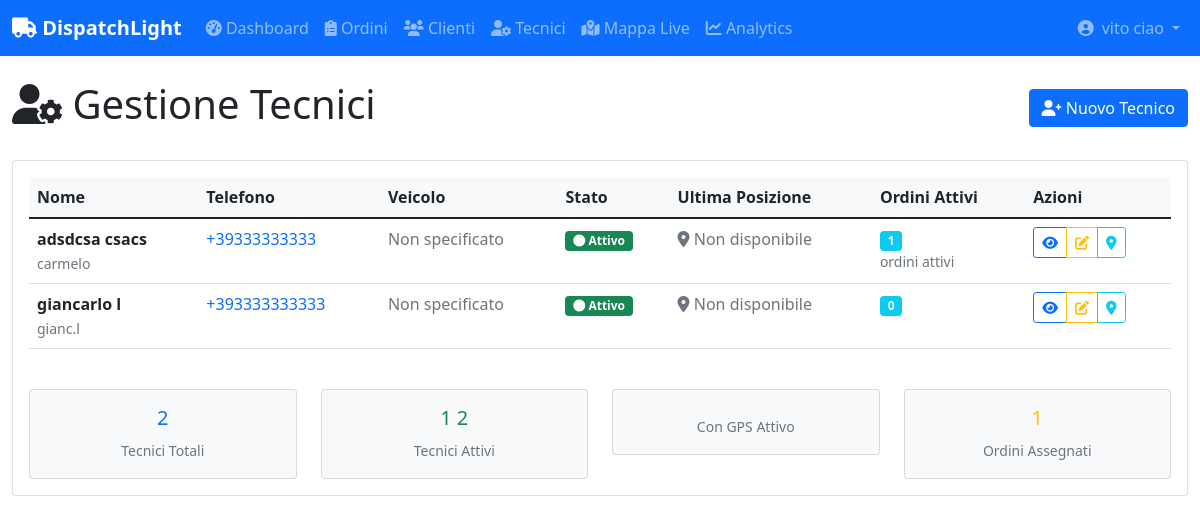
Page /technicians/ (signed in) on the earlier database version.
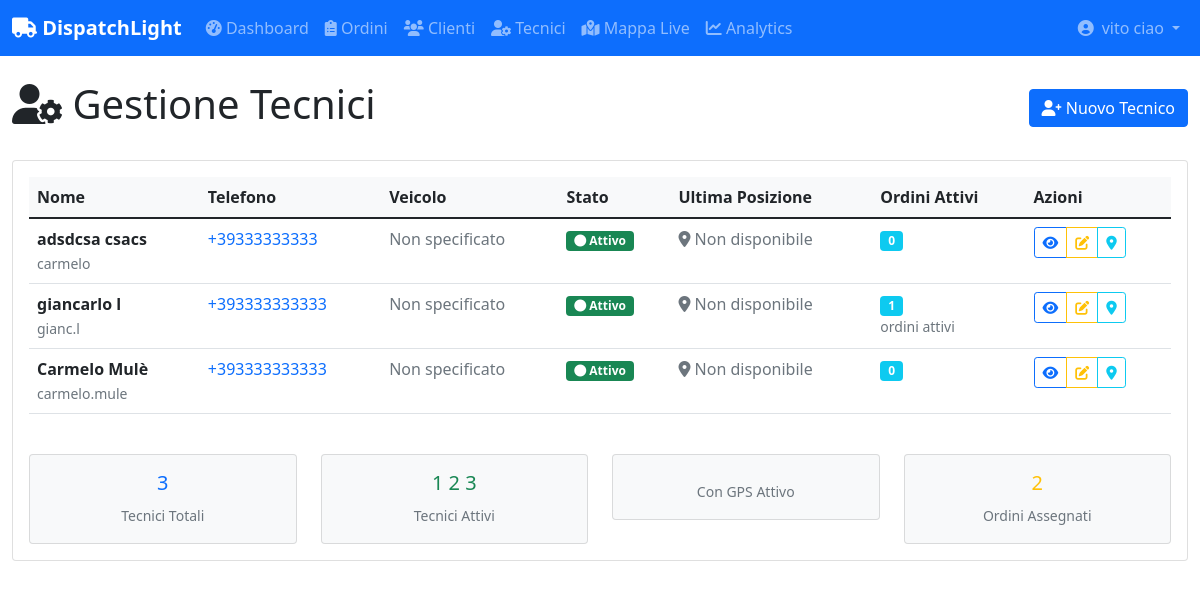
Same page on the later database version.
### core/models.py (models this page shows, shortened)
class Technician(models.Model):
    user = models.OneToOneField(User, on_delete=models.CASCADE)
    company = models.ForeignKey(Company, on_delete=models.CASCADE, related_name='technicians')
    phone = PhoneNumberField()
    vehicle_plate = models.CharField(max_length=20, blank=True, null=True)
    is_active = models.BooleanField(default=True)
    current_latitude = models.DecimalField(max_digits=10, decimal_places=8, blank=True, null=True)
    current_longitude = models.DecimalField(max_digits=11, decimal_places=8, blank=True, null=True)
    last_location_update = models.DateTimeField(blank=True, null=True)

### core/views.py (the view)
# urls.py: path('technicians/', views.TechnicianListView.as_view(), name='technician_list'),
class TechnicianListView(LoginRequiredMixin, ListView):
    model = Technician
    template_name = 'core/technician_list.html'
    context_object_name = 'technicians'
    def get_queryset(self):
        company = get_user_company(self.request.user)
        if company:
            return Technician.objects.filter(company=company).annotate(
                active_orders_count=Count(
                    'work_orders',
                    filter=~Q(work_orders__status__in=['COMPLETED', 'CANCELLED'])
                )
            ).select_related('user')
        return Technician.objects.none()

### core/views.py (called while the page is built)
def get_user_company(user):
    try:
        return user.owned_companies.first() or \
               Technician.objects.get(user=user).company
    except:
        return None

### templates/core/technician_list.html (shortened to what the changed rows need)
{% extends 'base.html' %}
{% block content %}
<div class="row">
    <div class="col-12">
        <div class="d-flex justify-content-between align-items-center mb-4">
            <h1><i class="fas fa-user-cog"></i> Gestione Tecnici</h1>
        </div>
    </div>
</div>
<div class="row">
    <div class="col-12">
        <div class="card">
            <div class="card-body">
                {% if technicians %}
                <div class="table-responsive">
                    <table class="table table-hover">
                        <thead>
                            <tr>
                                <th>Nome</th>
                                <th>Telefono</th>
                                <th>Veicolo</th>
                                <th>Stato</th>
                                <th>Ultima Posizione</th>
                                <th>Ordini Attivi</th>
                                <th>Azioni</th>
                            </tr>
                        </thead>
                        <tbody>
                            {% for technician in technicians %}
                            <tr>
                                <td>
                                    <strong>{{ technician.user.get_full_name }}</strong>
                                    <br><small class="text-muted">{{ technician.user.username }}</small>
                                </td>
                                <td>
                                    <a href="tel:{{ technician.phone }}" class="text-decoration-none">
                                        {{ technician.phone }}
                                    </a>
                                </td>
                                <td>
                                    {% if technician.vehicle_plate %}
                                        <span class="badge bg-secondary">{{ technician.vehicle_plate }}</span>
                                    {% else %}
                                        <span class="text-muted">Non specificato</span>
                                    {% endif %}
                                </td>
                                <td>
                                    {% if technician.is_active %}
                                        <span class="badge bg-success">
                                            <i class="fas fa-circle"></i> Attivo
                                        </span>
                                    {% else %}
                                        <span class="badge bg-secondary">
                                            <i class="fas fa-circle"></i> Inattivo
                                        </span>
                                    {% endif %}
                                </td>
                                <td>
                                    {% if technician.last_location_update %}
                                        <small class="text-muted">
                                            <i class="fas fa-map-marker-alt"></i>
                                            {{ technician.last_location_update|timesince }} fa
                                        </small>
                                    {% elif technician.current_latitude and technician.current_longitude %}
                                        <small class="text-success">
                                            <i class="fas fa-map-marker-alt"></i>
                                            Posizione disponibile
                                        </small>
                                    {% else %}
                                        <span class="text-muted">
                                            <i class="fas fa-map-marker-alt text-muted"></i>
                                            Non disponibile
                                        </span>
                                    {% endif %}
                                </td>
                                <td>
                                    <span class="badge bg-info">
                                        {{ technician.active_orders_count|default:0 }}
                                    </span>
                                    {% if technician.active_orders_count > 0 %}
                                        <small class="text-muted d-block">ordini attivi</small>
                                    {% endif %}
                                </td>
                                <td>
                                    <div class="btn-group" role="group">
                                        <a href="{% url 'core:technician_detail' technician.pk %}"
                                           class="btn btn-sm btn-outline-primary"
                                           title="Visualizza dettagli">
                                            <i class="fas fa-eye"></i>
                                        </a>
                                        <a href="{% url 'core:technician_edit' technician.pk %}"
                                           class="btn btn-sm btn-outline-warning"
                                           title="Modifica tecnico">
                                            <i class="fas fa-edit"></i>
                                        </a>
                                        <a href="{% url 'core:technician_locate' technician.pk %}"
                                           class="btn btn-sm btn-outline-info"
                                           title="Localizza sulla mappa">
                                            <i class="fas fa-map-marker-alt"></i>
                                        </a>
                                    </div>
                                </td>
                            </tr>
                            {% endfor %}
                        </tbody>
                    </table>
                </div>
                <div class="row mt-4">
                    <div class="col-md-3">
                        <div class="card bg-light">
                            <div class="card-body text-center">
                                <h5 class="text-primary">{{ technicians|length }}</h5>
                                <small class="text-muted">Tecnici Totali</small>
                            </div>
                        </div>
                    </div>
                    <div class="col-md-3">
                        <div class="card bg-light">
                            <div class="card-body text-center">
                                <h5 class="text-success">
                                    {% for tech in technicians %}
                                        {% if tech.is_active %}{{ forloop.counter0|add:1 }}{% endif %}
                                    {% empty %}0{% endfor %}
                                </h5>
                                <small class="text-muted">Tecnici Attivi</small>
                            </div>
                        </div>
                    </div>
                    <div class="col-md-3">
                        <div class="card bg-light">
                            <div class="card-body text-center">
                                <small class="text-muted">Con GPS Attivo</small>
                            </div>
                        </div>
                    </div>
                    <div class="col-md-3">
                        <div class="card bg-light">
                            <div class="card-body text-center">
                                <h5 class="text-warning">
                                    {{ technicians|length|add:"-1"|default:0 }}
                                </h5>
                                <small class="text-muted">Ordini Assegnati</small>
                            </div>
                        </div>
                    </div>
                </div>
                {% endif %}
            </div>
        </div>
    </div>
</div>
{% endblock %}

Differences in the rows shown:
shown differently, row unchanged: Technician "adsdcsa csacs": active_orders_count "1" → "0"; no longer shows "ordini attivi"
shown differently, row unchanged: Technician "giancarlo l": active_orders_count "0" → "1"; now shows "ordini attivi"
added Technician: user.get_full_name "Carmelo Mulè", user.username "carmelo.mule", phone "+393333333333", shows "Non specificato", is_active True (drawn), shows "Non disponibile", active_orders_count "0"
Other differences:
{{ technicians|length }}: "2" → "3"
{{ technicians|length|add:"-1"|default:0 }}: "1" → "2"
